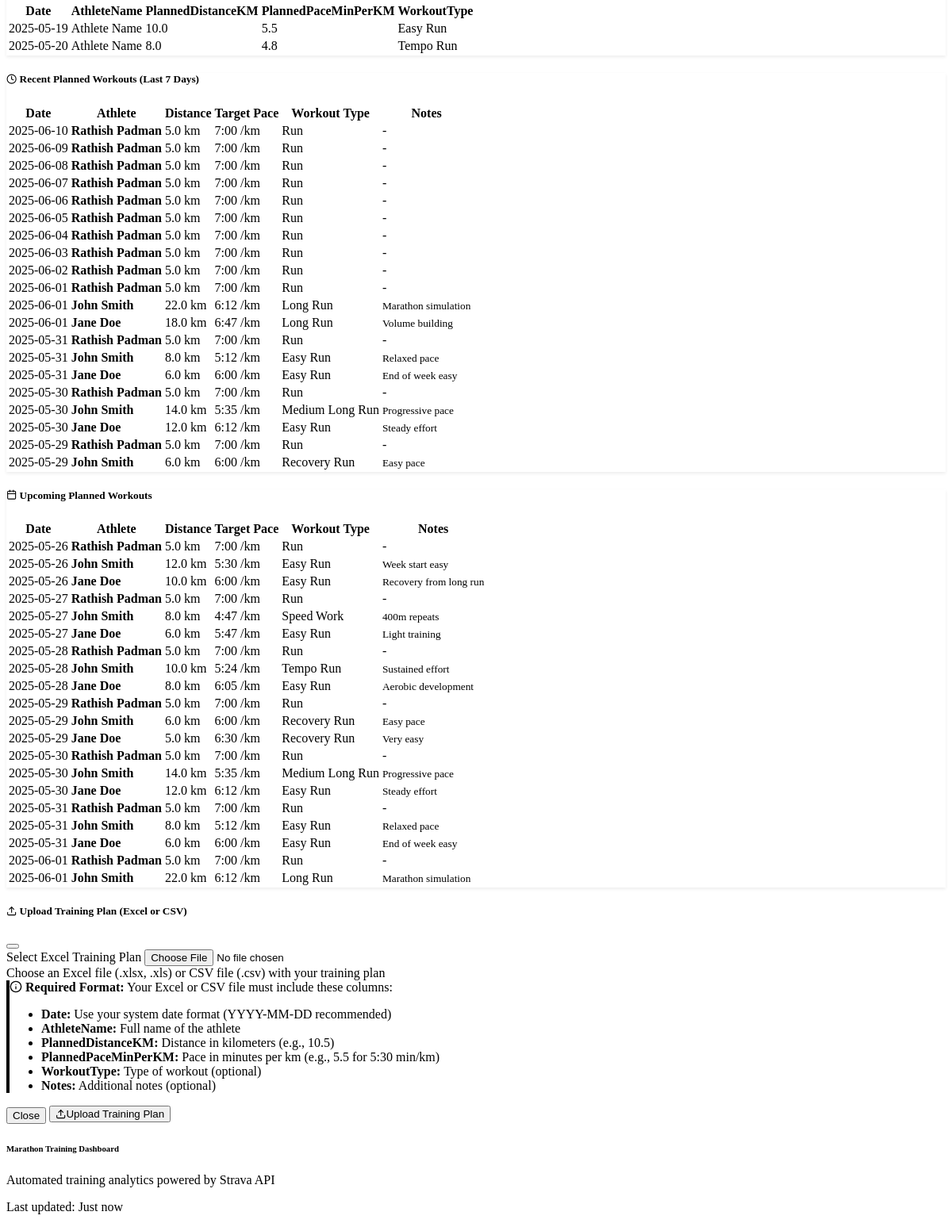
/training-plan (lower part), run on an earlier commit of the app's database.
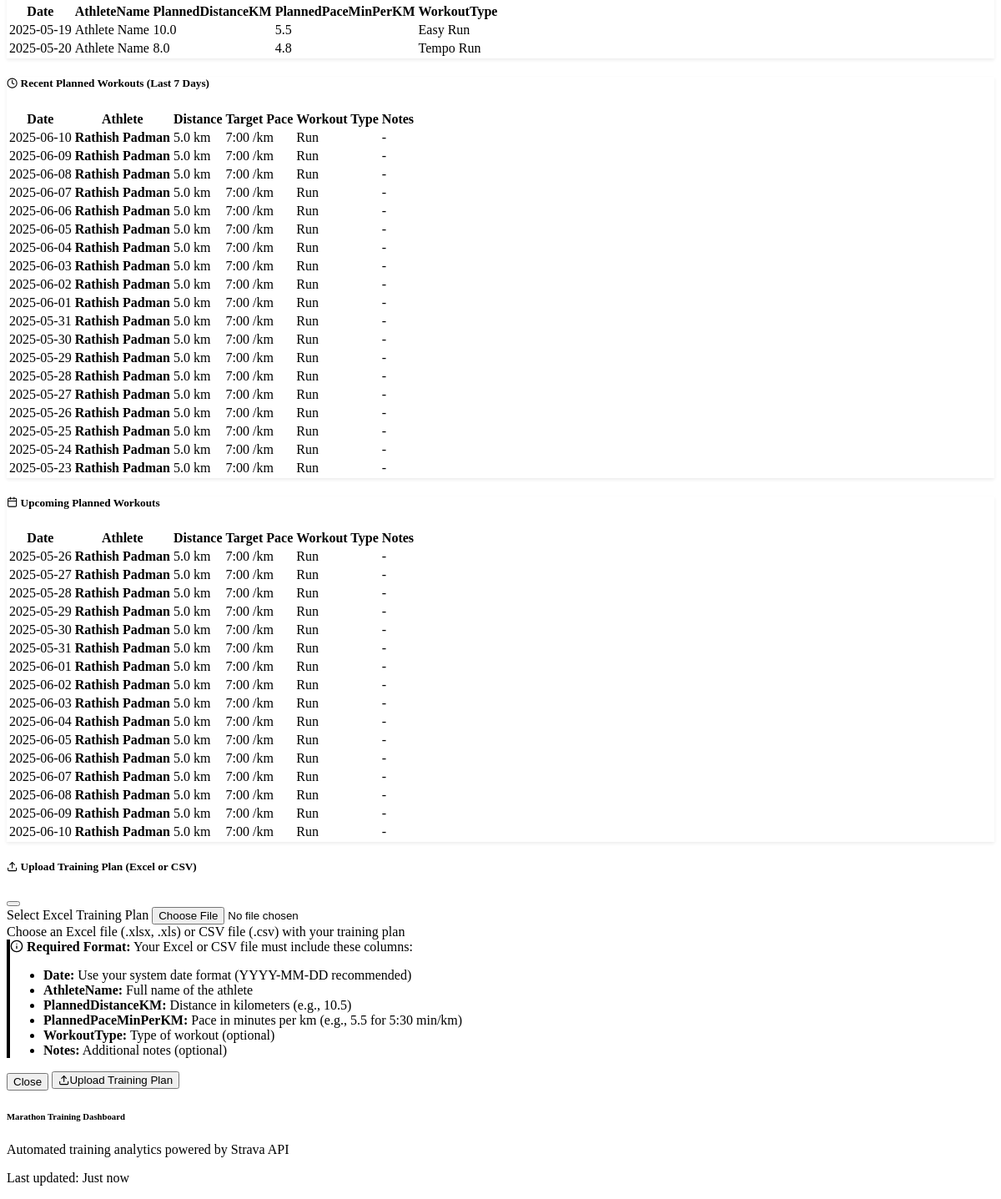
And on a later commit of the database.
### models.py (models this page shows)
class PlannedWorkout(db.Model):
    id = db.Column(db.Integer, primary_key=True)
    athlete_id = db.Column(db.Integer,
                           db.ForeignKey('athlete.id'),
                           nullable=False)
    workout_date = db.Column(db.DateTime, nullable=False)
    planned_distance_km = db.Column(db.Float, nullable=False)
    planned_pace_min_per_km = db.Column(db.Float, nullable=False)
    workout_type = db.Column(db.String(100), nullable=True)
    notes = db.Column(db.Text, nullable=True)
    created_at = db.Column(db.DateTime, default=datetime.utcnow)
    __table_args__ = (db.UniqueConstraint(
        'athlete_id', 'workout_date', name='unique_athlete_workout_date'), )

class Athlete(db.Model):
    id = db.Column(db.Integer, primary_key=True)
    name = db.Column(db.String(100), nullable=False)
    strava_athlete_id = db.Column(db.Integer, unique=True, nullable=True)
    refresh_token = db.Column(db.String(255), nullable=True)
    access_token = db.Column(db.String(255), nullable=True)
    token_expires_at = db.Column(db.DateTime, nullable=True)
    is_active = db.Column(db.Boolean, default=True)
    created_at = db.Column(db.DateTime, default=datetime.utcnow)
    activities = db.relationship('Activity', backref='athlete', lazy=True)
    planned_workouts = db.relationship('PlannedWorkout',
                                       backref='athlete',
                                       lazy=True)
    daily_summaries = db.relationship('DailySummary',
                                      backref='athlete',
                                      lazy=True)

### routes.py (the view)
@app.route('/training-plan')
def training_plan():
    try:
        excel_reader = ExcelReader()
        validation_results = excel_reader.validate_excel_format()
        week_ago = datetime.now() - timedelta(days=7)
        recent_workouts = db.session.query(PlannedWorkout).filter(
            PlannedWorkout.workout_date >= week_ago.date()).order_by(
                PlannedWorkout.workout_date.desc(),
                PlannedWorkout.athlete_id).distinct().limit(20).all()
        today = datetime.now().date()
        upcoming_workouts = db.session.query(PlannedWorkout).filter(
            PlannedWorkout.workout_date >= today).order_by(
                PlannedWorkout.workout_date,
                PlannedWorkout.athlete_id).distinct().limit(20).all()
        return render_template('training_plan.html',
                               validation_results=validation_results,
                               recent_workouts=recent_workouts,
                               upcoming_workouts=upcoming_workouts,
                               training_plan_file=Config.TRAINING_PLAN_FILE,
                               today=today)
    except Exception as e:
        logger.error(f"Error loading training plan page: {e}")
        flash(f"Error loading training plan: {e}", "error")
        return redirect(url_for('index'))

### templates/training_plan.html (shortened to what the changed rows need)
{% extends "base.html" %}
{% block content %}
<div class="container">
    <div class="row mb-4">
        <div class="col-12">
            <div class="card">
                <div class="card-body">
                    <div class="row">
                        <div class="col-md-6">
                            <div class="table-responsive">
                                <table class="table table-sm table-bordered">
                                    <thead>
                                        <tr class="small">
                                            <th>Date</th>
                                            <th>AthleteName</th>
                                            <th>PlannedDistanceKM</th>
                                            <th>PlannedPaceMinPerKM</th>
                                            <th>WorkoutType</th>
                                        </tr>
                                    </thead>
                                </table>
                            </div>
                        </div>
                    </div>
                </div>
            </div>
        </div>
    </div>
    {% if recent_workouts %}
    <div class="row mb-4">
        <div class="col-12">
            <div class="card">
                <div class="card-body">
                    <div class="table-responsive">
                        <table class="table table-hover">
                            <thead>
                                <tr>
                                    <th>Date</th>
                                    <th>Athlete</th>
                                    <th>Distance</th>
                                    <th>Target Pace</th>
                                    <th>Workout Type</th>
                                    <th>Notes</th>
                                </tr>
                            </thead>
                            <tbody>
                                {% for workout in recent_workouts %}
                                <tr>
                                    <td>{{ workout.workout_date.strftime('%Y-%m-%d') }}</td>
                                    <td><strong>{{ workout.athlete.name }}</strong></td>
                                    <td>{{ "%.1f"|format(workout.planned_distance_km) }} km</td>
                                    <td>
                                        {% set pace_min = workout.planned_pace_min_per_km|int %}
                                        {% set pace_sec = ((workout.planned_pace_min_per_km - pace_min) * 60)|int %}
                                        {{ "%d:%02d"|format(pace_min, pace_sec) }} /km
                                    </td>
                                    <td>
                                        <span class="badge bg-outline-primary">{{ workout.workout_type or 'Regular Run' }}</span>
                                    </td>
                                    <td>
                                        {% if workout.notes %}
                                            <small class="text-muted">{{ workout.notes[:100] }}{% if workout.notes|length > 100 %}...{% endif %}</small>
                                        {% else %}
                                            <span class="text-muted">-</span>
                                        {% endif %}
                                    </td>
                                </tr>
                                {% endfor %}
                            </tbody>
                        </table>
                    </div>
                </div>
            </div>
        </div>
    </div>
    {% endif %}
    {% if upcoming_workouts %}
    <div class="row">
        <div class="col-12">
            <div class="card">
                <div class="card-body">
                    <div class="table-responsive">
                        <table class="table table-hover">
                            <thead>
                                <tr>
                                    <th>Date</th>
                                    <th>Athlete</th>
                                    <th>Distance</th>
                                    <th>Target Pace</th>
                                    <th>Workout Type</th>
                                    <th>Notes</th>
                                </tr>
                            </thead>
                            <tbody>
                                {% for workout in upcoming_workouts %}
                                <tr class="{% if workout.workout_date == today %}table-warning{% endif %}">
                                    <td>
                                        {{ workout.workout_date.strftime('%Y-%m-%d') }}
                                    </td>
                                    <td><strong>{{ workout.athlete.name }}</strong></td>
                                    <td>{{ "%.1f"|format(workout.planned_distance_km) }} km</td>
                                    <td>
                                        {% set pace_min = workout.planned_pace_min_per_km|int %}
                                        {% set pace_sec = ((workout.planned_pace_min_per_km - pace_min) * 60)|int %}
                                        {{ "%d:%02d"|format(pace_min, pace_sec) }} /km
                                    </td>
                                    <td>
                                        <span class="badge bg-outline-primary">{{ workout.workout_type or 'Regular Run' }}</span>
                                    </td>
                                    <td>
                                        {% if workout.notes %}
                                            <small class="text-muted">{{ workout.notes[:100] }}{% if workout.notes|length > 100 %}...{% endif %}</small>
                                        {% else %}
                                            <span class="text-muted">-</span>
                                        {% endif %}
                                    </td>
                                </tr>
                                {% endfor %}
                            </tbody>
                        </table>
                    </div>
                </div>
            </div>
        </div>
    </div>
    {% endif %}
</div>
{% endblock %}

What changed in the data, as far as the page shows it:
removed PlannedWorkout: workout_date "2025-06-01", athlete.name "John Smith", planned_distance_km "22.0", value "6:12", workout_type "Long Run", notes "Marathon simulation"
removed PlannedWorkout: workout_date "2025-06-01", athlete.name "Jane Doe", planned_distance_km "18.0", value "6:47", workout_type "Long Run", notes "Volume building", shown under "Recent Planned Workouts (Last 7 Days)"
removed PlannedWorkout: workout_date "2025-05-31", athlete.name "John Smith", planned_distance_km "8.0", value "5:12", workout_type "Easy Run", notes "Relaxed pace"
removed PlannedWorkout: workout_date "2025-05-31", athlete.name "Jane Doe", planned_distance_km "6.0", value "6:00", workout_type "Easy Run", notes "End of week easy"
removed PlannedWorkout: workout_date "2025-05-30", athlete.name "John Smith", planned_distance_km "14.0", value "5:35", workout_type "Medium Long Run", notes "Progressive pace"
removed PlannedWorkout: workout_date "2025-05-30", athlete.name "Jane Doe", planned_distance_km "12.0", value "6:12", workout_type "Easy Run", notes "Steady effort"
removed PlannedWorkout: workout_date "2025-05-29", athlete.name "John Smith", planned_distance_km "6.0", value "6:00", workout_type "Recovery Run", notes "Easy pace"
removed PlannedWorkout: workout_date "2025-05-26", athlete.name "John Smith", planned_distance_km "12.0", value "5:30", workout_type "Easy Run", notes "Week start easy", shown under "Upcoming Planned Workouts"
removed PlannedWorkout: workout_date "2025-05-26", athlete.name "Jane Doe", planned_distance_km "10.0", value "6:00", workout_type "Easy Run", notes "Recovery from long run", shown under "Upcoming Planned Workouts"
removed PlannedWorkout: workout_date "2025-05-27", athlete.name "John Smith", planned_distance_km "8.0", value "4:47", workout_type "Speed Work", notes "400m repeats", shown under "Upcoming Planned Workouts"
removed PlannedWorkout: workout_date "2025-05-27", athlete.name "Jane Doe", planned_distance_km "6.0", value "5:47", workout_type "Easy Run", notes "Light training", shown under "Upcoming Planned Workouts"
removed PlannedWorkout: workout_date "2025-05-28", athlete.name "John Smith", planned_distance_km "10.0", value "5:24", workout_type "Tempo Run", notes "Sustained effort", shown under "Upcoming Planned Workouts"
removed PlannedWorkout: workout_date "2025-05-28", athlete.name "Jane Doe", planned_distance_km "8.0", value "6:05", workout_type "Easy Run", notes "Aerobic development", shown under "Upcoming Planned Workouts"
removed PlannedWorkout: workout_date "2025-05-29", athlete.name "Jane Doe", planned_distance_km "5.0", value "6:30", workout_type "Recovery Run", notes "Very easy", shown under "Upcoming Planned Workouts"
now on one of the page's lists (row unchanged): PlannedWorkout: workout_date "2025-06-10", athlete.name "Rathish Padman", planned_distance_km "5.0", workout_type "Run"
now on one of the page's lists (row unchanged): PlannedWorkout: workout_date "2025-06-09", athlete.name "Rathish Padman", planned_distance_km "5.0", workout_type "Run"
now on one of the page's lists (row unchanged): PlannedWorkout: workout_date "2025-06-08", athlete.name "Rathish Padman", planned_distance_km "5.0", workout_type "Run"
now on one of the page's lists (row unchanged): PlannedWorkout: workout_date "2025-06-07", athlete.name "Rathish Padman", planned_distance_km "5.0", workout_type "Run"
now on one of the page's lists (row unchanged): PlannedWorkout: workout_date "2025-06-06", athlete.name "Rathish Padman", planned_distance_km "5.0", workout_type "Run"
now on one of the page's lists (row unchanged): PlannedWorkout: workout_date "2025-06-05", athlete.name "Rathish Padman", planned_distance_km "5.0", workout_type "Run"
now on one of the page's lists (row unchanged): PlannedWorkout: workout_date "2025-06-04", athlete.name "Rathish Padman", planned_distance_km "5.0", workout_type "Run"
now on one of the page's lists (row unchanged): PlannedWorkout: workout_date "2025-06-03", athlete.name "Rathish Padman", planned_distance_km "5.0", workout_type "Run"
now on one of the page's lists (row unchanged): PlannedWorkout: workout_date "2025-06-02", athlete.name "Rathish Padman", planned_distance_km "5.0", workout_type "Run"
now on one of the page's lists (row unchanged): PlannedWorkout: workout_date "2025-05-28", athlete.name "Rathish Padman", planned_distance_km "5.0", workout_type "Run"
now on one of the page's lists (row unchanged): PlannedWorkout: workout_date "2025-05-27", athlete.name "Rathish Padman", planned_distance_km "5.0", workout_type "Run"
now on one of the page's lists (row unchanged): PlannedWorkout: workout_date "2025-05-26", athlete.name "Rathish Padman", planned_distance_km "5.0", workout_type "Run"
now on this page (row unchanged): PlannedWorkout: workout_date "2025-05-25", athlete.name "Rathish Padman", planned_distance_km "5.0", value "7:00", workout_type "Run", shown under "Recent Planned Workouts (Last 7 Days)"
now on this page (row unchanged): PlannedWorkout: workout_date "2025-05-24", athlete.name "Rathish Padman", planned_distance_km "5.0", value "7:00", workout_type "Run", shown under "Recent Planned Workouts (Last 7 Days)"
now on this page (row unchanged): PlannedWorkout: workout_date "2025-05-23", athlete.name "Rathish Padman", planned_distance_km "5.0", value "7:00", workout_type "Run", shown under "Recent Planned Workouts (Last 7 Days)"
